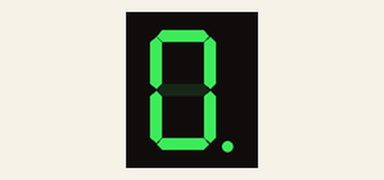
This sketch was run on a simulated Arduino Mega 2560, built with avr-gcc and run on an emulated ATmega2560. On the bench: 1-digit seven-segment display. Wiring (from diagram.json): 1-digit 7-segment display, segments lit when LOW: segments pin 22, pin 23, pin 24, pin 25, pin 26, pin 27, pin 28, pin 29. The segment pins are drawn as the display they are named for.

Above: at 0.1 s.
At 0.54 s:
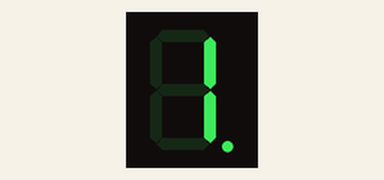
At 0.98 s:
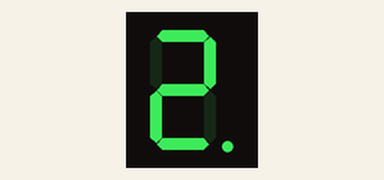
At 1.85 s:
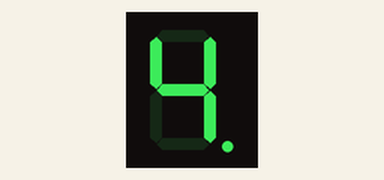
At 2.73 s:
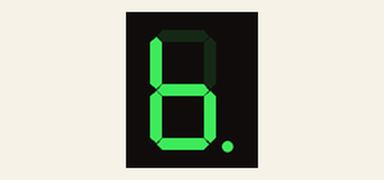
At 4.04 s:
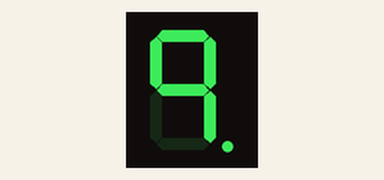

Measured:
- by itself, everything shown: repeats every 4.6 s, in 20 steps

The sketch:

ETALVIS_Problem_06_04.ino
```cpp
//Embedded Systems Programming - GPIO
//Seven Segment Control Problems
//Set 6 Problem 04
//connect a common Anode seven segment display  port A
//Display number "0" to "9" WITH DECIMAL POINT one by one with 1 second delay.
void display0to9(void);//Displays number from  "0" to "9"
void delay1(void);//For 1 second delay
void setup() {
  // put your setup code here, to run once:
  volatile char *ddrA;
  ddrA = 0x21;
  *ddrA = 0xFF;
}
void loop() {
  // put your main code here, to run repeatedly:
  display0to9();
  delay1();
}

void display0to9(void)
{
  volatile char *outA;
  outA = 0x22;*outA=0xFF;
  unsigned char disp0to9[10] = {0x40, 0x79, 0x24, 0x30, 0x19, 0x12, 0x03, 0x78, 0x00, 0x18};
  volatile int i;
  for (i = 0; i < 10; i++)
  {
    *outA = disp0to9[i];
    delay1();
    *outA = 0xFF;
    delay1();
  }
}
void delay1()
{
  volatile long d;
  for (d = 0; d < 100000; d++);
}
```
